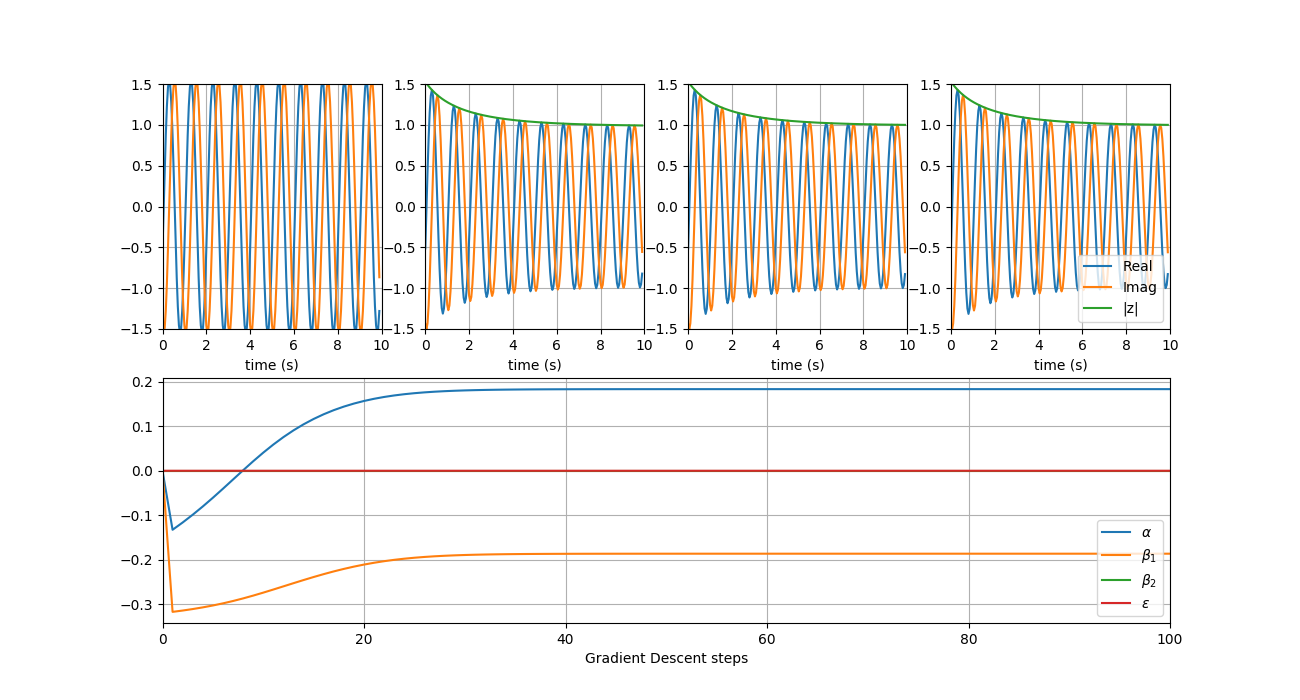

The script that saved this image:
import numpy as np
import tensorflow as tf
import tfgrfnn as tg
from oscillator_types import canonical_hopf
import time as t
import matplotlib.pyplot as plt
from matplotlib import gridspec

dur = 10
dt = 0.05
time = tf.range(dur, delta=dt, dtype=tf.float64)
nosc = 2

canonical_hopf_params = {'alpha': tf.Variable(tf.random.uniform((), minval=-0.00001, maxval=0.00001, dtype=tf.float64), trainable=True, dtype=tf.float64),
                        'beta1': tf.Variable(tf.random.uniform((), minval=-0.00001, maxval=0.00001, dtype=tf.float64), trainable=True, dtype=tf.float64),
                        'beta2': tf.Variable(tf.random.uniform((), minval=-0.00001, maxval=0, dtype=tf.float64), trainable=True, dtype=tf.float64),
                        'epsilon': tf.Variable(tf.random.uniform((), minval=0, maxval=0.00001, dtype=tf.float64), trainable=True, dtype=tf.float64)}

l1 = tg.oscillators(name='l1', osctype=canonical_hopf_params, 
                    freqspacing='log', freqlims=(1.0, 2.0), nosc=nosc, 
                    #initconds=tf.complex(tf.constant(1.0, dtype=tf.float64, shape=(nosc,)), 
                    #                    tf.constant(0.0, dtype=tf.float64, shape=(nosc,))))
                    initconds=tf.complex(tf.random.truncated_normal((nosc,), stddev=1.0,  dtype=tf.float64),
                                            tf.random.truncated_normal((nosc,), dtype=tf.float64, stddev=1.0)))

s1 = tg.stimulus(name='s1', values=tf.complex(0*time, 0*time), fs=1/dt) # no stimulus
target = tf.constant(1, dtype=tf.float64, shape=(6,1))

l1 = tg.connect(source=s1, target=l1, matrixinit=0.0+1j*0.0)

GrFNN = tg.Model(name='GrFNN', layers=[l1], stim=s1, time=time)

def train_step(GrFNN, target):
    with tf.GradientTape() as tape:
        GrFNN = GrFNN.integrate()
        mse = tf.losses.MeanSquaredError()
        curr_loss = mse(target,
                        tf.abs(GrFNN.layers[0].allsteps[-6:,0]))
    grads = tape.gradient(curr_loss, [GrFNN.layers[0].params['alpha'], GrFNN.layers[0].params['beta1'],
                                    GrFNN.layers[0].params['beta2'], GrFNN.layers[0].params['epsilon']])
    tf.optimizers.SGD(0.008).apply_gradients(zip(grads, [GrFNN.layers[0].params['alpha'], 
                                                        GrFNN.layers[0].params['beta1'],
                                                        GrFNN.layers[0].params['beta2'], 
                                                        GrFNN.layers[0].params['epsilon']]))

    tf.print('Osc mag:', tf.abs(GrFNN.layers[0].allsteps[-1,0]))
    tf.print('MSE Loss :', tf.reduce_mean(curr_loss))
    tf.print('alpha:', GrFNN.layers[0].params['alpha'])
    tf.print('beta1:', GrFNN.layers[0].params['beta1'])
    tf.print('beta2:', GrFNN.layers[0].params['beta2'])
    tf.print('epsilon:', GrFNN.layers[0].params['epsilon'])

    return GrFNN

num_epochs = 100

fig = plt.figure(figsize=(13,7))
gs = gridspec.GridSpec(2,4)
ax0 = fig.add_subplot(gs[0,0])
ax1 = fig.add_subplot(gs[0,1])
ax2 = fig.add_subplot(gs[0,2])
ax3 = fig.add_subplot(gs[0,3])
ax4 = fig.add_subplot(gs[1,:])
param_iters = np.zeros((num_epochs+1,4))
param_iters[0,0]=GrFNN.layers[0].params['alpha'].numpy()
param_iters[0,1]=GrFNN.layers[0].params['beta1'].numpy()
param_iters[0,2]=GrFNN.layers[0].params['beta2'].numpy()
param_iters[0,3]=GrFNN.layers[0].params['epsilon'].numpy()
for e in range(num_epochs):
    GrFNN = train_step(GrFNN, target)

    param_iters[e+1,0]=GrFNN.layers[0].params['alpha'].numpy()
    param_iters[e+1,1]=GrFNN.layers[0].params['beta1'].numpy()
    param_iters[e+1,2]=GrFNN.layers[0].params['beta2'].numpy()
    param_iters[e+1,3]=GrFNN.layers[0].params['epsilon'].numpy()

    if e == 0:

        ax0.plot(time[:-1],np.real(GrFNN.layers[0].allsteps[:,0]))
        ax0.plot(time[:-1],np.imag(GrFNN.layers[0].allsteps[:,0]))
        ax0.plot(time[:-1],np.abs(GrFNN.layers[0].allsteps[:,0]))
        ax0.set_xlabel('time (s)')
        ax0.set_ylim([-1.5, 1.5])
        ax0.set_xlim([0, dur])
        ax0.grid()

    if e == num_epochs//3:

        ax1.plot(time[:-1],np.real(GrFNN.layers[0].allsteps[:,0]))
        ax1.plot(time[:-1],np.imag(GrFNN.layers[0].allsteps[:,0]))
        ax1.plot(time[:-1],np.abs(GrFNN.layers[0].allsteps[:,0]))
        ax1.grid()
        ax1.set_ylim([-1.5, 1.5])
        ax1.set_xlim([0, dur])
        ax1.set_xlabel('time (s)')

    if e == 2*(num_epochs//3):

        ax2.plot(time[:-1],np.real(GrFNN.layers[0].allsteps[:,0]))
        ax2.plot(time[:-1],np.imag(GrFNN.layers[0].allsteps[:,0]))
        ax2.plot(time[:-1],np.abs(GrFNN.layers[0].allsteps[:,0]))
        ax2.grid()
        ax2.set_ylim([-1.5, 1.5])
        ax2.set_xlim([0, dur])
        ax2.set_xlabel('time (s)')

    if e == 3*(num_epochs//3):

        ax3.plot(time[:-1],np.real(GrFNN.layers[0].allsteps[:,0]), label="Real")
        ax3.plot(time[:-1],np.imag(GrFNN.layers[0].allsteps[:,0]), label="Imag")
        ax3.plot(time[:-1],np.abs(GrFNN.layers[0].allsteps[:,0]), label=r"|z|")
        ax3.grid()
        ax3.set_ylim([-1.5, 1.5])
        ax3.set_xlim([0, dur])
        ax3.set_xlabel('time (s)')
        ax3.legend(loc="lower right")

ax4.plot(param_iters)
ax4.grid()
ax4.legend([r'$\alpha$', r'$\beta_1$', r'$\beta_2$', r'$\epsilon$'], loc="lower right")
ax4.set_xlabel('Gradient Descent steps')
ax4.set_xlim([0, num_epochs])
fig.savefig('example1gd.png')

